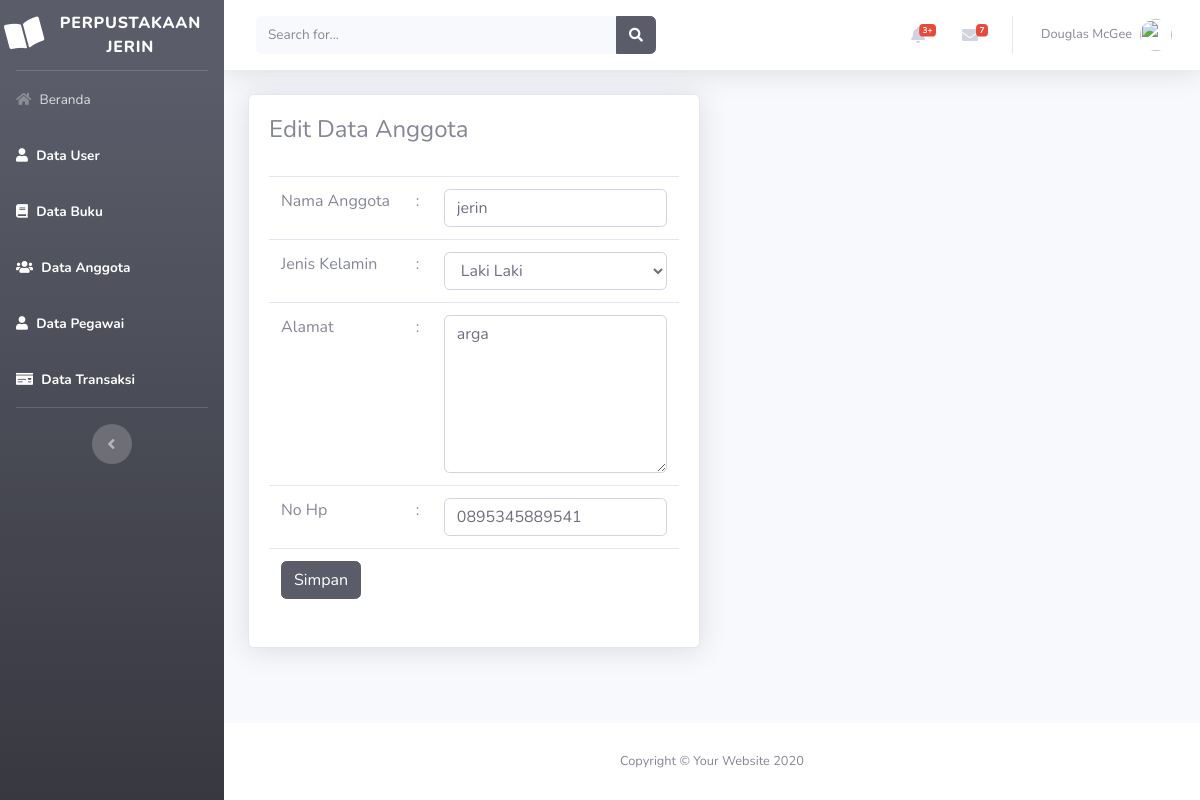
Page /beranda.php?page=anggota&aksi=edit&id=16 on the committed database.
### tables this page shows
CREATE TABLE `tabel_anggota` (
  `id_anggota` int(5) NOT NULL,
  `nama_anggota` varchar(50) NOT NULL,
  `jenis_kelamin` enum('l','p') NOT NULL,
  `alamat` text NOT NULL,
  `no_hp` varchar(20) NOT NULL
);

### views/anggota/editanggota.php (the view, shortened to what this page needs)
<?php
    @$id = $_GET['id'];
    $sql    = "select * from tabel_anggota where id_anggota=$id";
    $show   = $db->query($sql);
    $hasil  = mysqli_fetch_assoc($show);
?>
<div class="container-fluid">
    <div class="row">
        <div class="col-lg-6">
            <div class="card shadow mb-4">
                <div class="card-body">
                    <div class="table-responsive">
                        <h4>Edit Data Anggota</h4>
                        <br>
                        <form action="model/anggota/proseseditanggota.php" method="POST">
                            <table class="table">
                                <tr>
                                    <td>Nama Anggota</td>
                                    <td>:</td>
                                    <td><input type="text"  class="form-control" name="nama_anggota" id="nama_anggota" value="<?php echo $hasil['nama_anggota']?>"></td>
                                </tr>
                                <tr>
                                    <td>Jenis Kelamin</td>
                                    <td>:</td>
                                    <td>
                                        <select class="form-control" name="jenis_kelamin" id="jenis_kelamin">
                                            <option value="l">Laki Laki</option>
                                        </select>
                                    </td>
                                </tr>
                                <tr>
                                    <td>Alamat</td>
                                    <td>:</td>
                                    <td><textarea class="form-control" name="alamat" id="alamat" cols="10" rows="6"><?php echo $hasil['alamat']?></textarea></td>
                                </tr>
                                <tr>
                                    <td>No Hp</td>
                                    <td>:</td>
                                    <td><input type="text"  class="form-control" name="no_hp" id="no_hp" value="<?php echo $hasil['no_hp']?>"></td>
                                </tr>
                                <tr>
                                    <td colspan="3">
                                        <input type="submit" class="btn btn-dark" value="Simpan">
                                    </td>
                                </tr>
                            </table>
                        </form>
                    </div>
                </div>
            </div>
        </div>
    </div>
</div>

### rows in the picture
tabel_anggota: nama_anggota "jerin", alamat "arga", no_hp "0895345889541"
